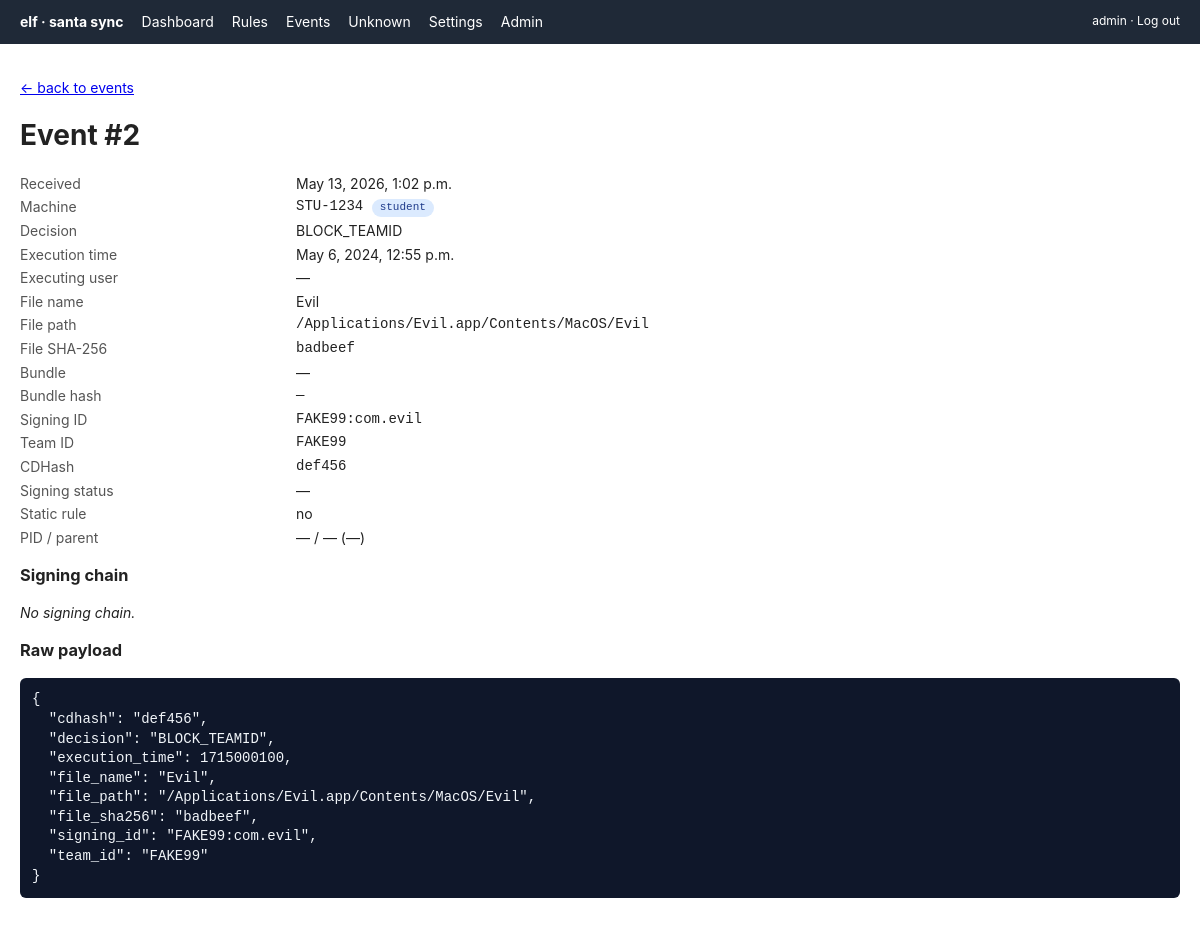
The page /events/2/ (signed in) on the database its author committed.
### app/models.py (models this page shows, shortened)
class Event(models.Model):
    machine_id = models.CharField(max_length=255, db_index=True)
    audience = models.CharField(max_length=16, choices=Audience.choices, db_index=True)
    file_sha256 = models.CharField(max_length=64, blank=True, default="", db_index=True)
    file_path = models.CharField(max_length=1024, blank=True, default="")
    file_name = models.CharField(max_length=512, blank=True, default="", db_index=True)
    decision = models.CharField(max_length=48, blank=True, default="", db_index=True)
    executing_user = models.CharField(max_length=128, blank=True, default="")
    execution_time = models.DateTimeField(null=True, blank=True, db_index=True)
    logged_in_users = models.JSONField(default=list, blank=True)
    current_sessions = models.JSONField(default=list, blank=True)
    file_bundle_id = models.CharField(max_length=255, blank=True, default="")
    file_bundle_name = models.CharField(max_length=255, blank=True, default="")
    file_bundle_path = models.CharField(max_length=1024, blank=True, default="")
    file_bundle_executable_rel_path = models.CharField(max_length=1024, blank=True, default="")
    file_bundle_version = models.CharField(max_length=64, blank=True, default="")
    file_bundle_version_string = models.CharField(max_length=64, blank=True, default="")
    file_bundle_hash = models.CharField(max_length=64, blank=True, default="")
    file_bundle_hash_millis = models.IntegerField(null=True, blank=True)
    file_bundle_binary_count = models.IntegerField(null=True, blank=True)
    pid = models.IntegerField(null=True, blank=True)
    ppid = models.IntegerField(null=True, blank=True)
    parent_name = models.CharField(max_length=255, blank=True, default="")
    signing_id = models.CharField(max_length=255, blank=True, default="", db_index=True)
    team_id = models.CharField(max_length=64, blank=True, default="", db_index=True)
    cdhash = models.CharField(max_length=64, blank=True, default="", db_index=True)
    quarantine_data_url = models.CharField(max_length=1024, blank=True, default="")
    quarantine_referer_url = models.CharField(max_length=1024, blank=True, default="")
    quarantine_timestamp = models.DateTimeField(null=True, blank=True)
    quarantine_agent_bundle_id = models.CharField(max_length=255, blank=True, default="")
    signing_chain = models.JSONField(default=list, blank=True)
    entitlement_info = models.JSONField(default=dict, blank=True)
    cs_flags = models.BigIntegerField(null=True, blank=True)
    signing_status = models.CharField(max_length=32, blank=True, default="")
    secure_signing_time = models.DateTimeField(null=True, blank=True)
    signing_time = models.DateTimeField(null=True, blank=True)
    static_rule = models.BooleanField(default=False)
    raw = models.JSONField(default=dict, blank=True)
    received_at = models.DateTimeField(auto_now_add=True, db_index=True)
    class Meta:
        ordering = ["-received_at"]
        indexes = [
            models.Index(fields=["machine_id", "received_at"]),
            models.Index(fields=["audience", "decision"]),
        ]

### app/views.py (the view)
# urls.py: path("events/<int:pk>/", views.EventDetailView.as_view(), name="event-detail"),
class EventDetailView(LoginRequiredMixin, DetailView):
    model = Event
    template_name = "events/detail.html"
    context_object_name = "event"
    def get_context_data(self, **kwargs):
        ctx = super().get_context_data(**kwargs)
        ctx["raw_pretty"] = json.dumps(self.object.raw, indent=2, sort_keys=True, default=str)
        return ctx

### templates/events/detail.html (shortened to what this page needs)
{% extends "base.html" %}
{% block content %}
<p><a href="{% url 'event-list' %}">← back to events</a></p>
<h1>Event #{{ event.pk }}</h1>
<dl class="dl">
  <dt>Received</dt><dd>{{ event.received_at }}</dd>
  <dt>Machine</dt><dd class="mono">{{ event.machine_id }} <span class="pill {{ event.audience }}">{{ event.audience }}</span></dd>
  <dt>Decision</dt><dd>{{ event.decision }}</dd>
  <dt>Execution time</dt><dd>{{ event.execution_time|default:"—" }}</dd>
  <dt>Executing user</dt><dd>{{ event.executing_user|default:"—" }}</dd>
  <dt>File name</dt><dd>{{ event.file_name|default:"—" }}</dd>
  <dt>File path</dt><dd class="mono">{{ event.file_path|default:"—" }}</dd>
  <dt>File SHA-256</dt><dd class="mono">{{ event.file_sha256|default:"—" }}</dd>
  <dt>Bundle</dt><dd>{{ event.file_bundle_id|default:"—" }} {{ event.file_bundle_version_string }}</dd>
  <dt>Bundle hash</dt><dd class="mono">{{ event.file_bundle_hash|default:"—" }}</dd>
  <dt>Signing ID</dt><dd class="mono">{{ event.signing_id|default:"—" }}</dd>
  <dt>Team ID</dt><dd class="mono">{{ event.team_id|default:"—" }}</dd>
  <dt>CDHash</dt><dd class="mono">{{ event.cdhash|default:"—" }}</dd>
  <dt>Signing status</dt><dd>{{ event.signing_status|default:"—" }}</dd>
  <dt>Static rule</dt><dd>{{ event.static_rule|yesno }}</dd>
  <dt>PID / parent</dt><dd>{{ event.pid|default:"—" }} / {{ event.ppid|default:"—" }} ({{ event.parent_name|default:"—" }})</dd>
</dl>
<h3>Signing chain</h3>
{% if event.signing_chain %}
<table>
<thead><tr><th>CN</th><th>Org</th><th>OU</th><th>SHA-256</th><th>Valid</th></tr></thead>
<tbody>
{% for c in event.signing_chain %}
<tr>
  <td>{{ c.cn }}</td><td>{{ c.org }}</td><td>{{ c.ou }}</td>
  <td class="mono">{{ c.sha256|slice:":16" }}</td>
  <td>{{ c.valid_from }} – {{ c.valid_until }}</td>
</tr>
{% endfor %}
</tbody>
</table>
{% else %}
<p><em>No signing chain.</em></p>
{% endif %}
<h3>Raw payload</h3>
<pre>{{ raw_pretty }}</pre>
{% endblock %}

### templates/base.html (shortened to what this page needs)
<!doctype html>
<html lang="en">
<head>
</head>
<body>
<header>
  <span class="brand">elf · santa sync</span>
  <a href="{% url 'dashboard' %}">Dashboard</a>
  <a href="{% url 'rule-list' %}">Rules</a>
  <a href="{% url 'event-list' %}">Events</a>
  <a href="{% url 'unknown-list' %}">Unknown</a>
  <a href="{% url 'server-settings' %}">Settings</a>
  <a href="/admin/">Admin</a>
  <span style="margin-left:auto; font-size:12px;">{{ request.user }} · <a href="/admin/logout/">Log out</a></span>
</header>
<main>
{% block content %}{% endblock %}
</main>
</body>
</html>

### templates/base.html (style rules this page uses)
body { font: 14px/1.4 -apple-system, BlinkMacSystemFont, "Segoe UI", sans-serif; margin: 0; color: #222; }
header { background: #1f2937; color: #fff; padding: 12px 20px; display: flex; gap: 18px; align-items: center; }
header a { color: #fff; text-decoration: none; }
header .brand { font-weight: 700; }
main { padding: 20px; max-width: 1280px; margin: 0 auto; }
.pill { display: inline-block; padding: 1px 8px; border-radius: 10px; font-size: 11px; background: #e5e7eb; }
.pill.student { background: #dbeafe; color: #1e3a8a; }
.mono { font-family: ui-monospace, "SF Mono", Menlo, monospace; }
pre { background: #0f172a; color: #f1f5f9; padding: 12px; border-radius: 6px; overflow: auto; }
.dl { display: grid; grid-template-columns: 220px 1fr; gap: 4px 16px; }
.dl dt { color: #555; }

### rows shown on the page
Event: pk "2", received_at "May 13, 2026, 1:02 p.m.", machine_id "STU-1234", audience "student", decision "BLOCK_TEAMID", execution_time "May 6, 2024, 12:55 p.m.", executing_user "—", file_name "Evil", file_path "/Applications/Evil.app/Contents/MacOS/Evil", file_sha256 "badbeef", file_bundle_id "—", file_bundle_hash "—", signing_id "FAKE99:com.evil", team_id "FAKE99", cdhash "def456", signing_status "—", static_rule "no", pid "—", ppid "—", parent_name "—"

### other values the page prints
{{ request.user }} "admin"
